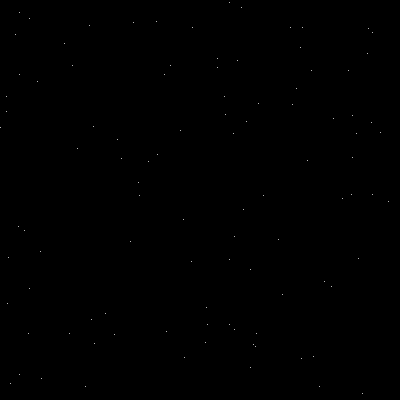
Frame 1 (no input)
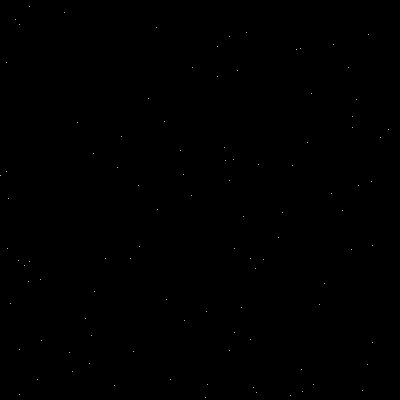
Frame 60 (the mouse pressed at the canvas centre just before this capture)
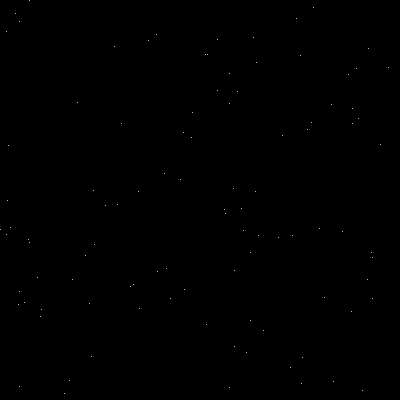
Frame 120 (the mouse held since frame 60 and released just before this capture)

The Processing sketch that drew these frames (run headless with seeded random() and noise(); from frame 60 on, the mouse is pressed at the canvas centre):

// Processing sketch: processing_164737
// ── processing_164737.pde

float[] xCoord = new float[100];
float[] yCoord = new float[100];
float[] gottagofast = new float[100];
void setup() {
  size(400, 400);
  for (int i = 0; i < 100; i++) {
    xCoord[i] = random(width);
    yCoord[i] = random(height);
    gottagofast[i] = random(4,7);
  }
}

void draw() {
  background(0);
  stroke(255);
  for (int i = 0; i < 100; i++) {
    point(xCoord[i], yCoord[i]);
    yCoord[i]+=1;
    yCoord[i] += gottagofast[i];
    if (yCoord[i]>height) {
      yCoord[i] =0;
    }
  }
}
